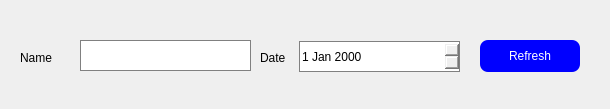
       <widget class="QWidget" name="Visitor_Dash_2">
        <widget class="QWidget" name="widget_7" native="true">
         <property name="geometry">
          <rect>
           <x>0</x>
           <y>20</y>
           <width>601</width>
           <height>80</height>
          </rect>
         </property>
         <widget class="QLineEdit" name="lineEdit_21">
          <property name="geometry">
           <rect>
            <x>80</x>
            <y>20</y>
            <width>171</width>
            <height>31</height>
           </rect>
          </property>
          <property name="styleSheet">
           <string notr="true">border: 1px solid grey;</string>
          </property>
         </widget>
         <widget class="QDateEdit" name="dateEdit_5">
          <property name="geometry">
           <rect>
            <x>299</x>
            <y>21</y>
            <width>161</width>
            <height>31</height>
           </rect>
          </property>
          <property name="styleSheet">
           <string notr="true">border: 1px solid grey;</string>
          </property>
         </widget>
         <widget class="QLabel" name="label_34">
          <property name="geometry">
           <rect>
            <x>20</x>
            <y>30</y>
            <width>58</width>
            <height>16</height>
           </rect>
          </property>
          <property name="text">
           <string>Name</string>
          </property>
         </widget>
         <widget class="QLabel" name="label_35">
          <property name="geometry">
           <rect>
            <x>260</x>
            <y>30</y>
            <width>31</width>
            <height>16</height>
           </rect>
          </property>
          <property name="text">
           <string>Date</string>
          </property>
         </widget>
         <widget class="QPushButton" name="pushButton_16">
          <property name="geometry">
           <rect>
            <x>480</x>
            <y>20</y>
            <width>100</width>
            <height>32</height>
           </rect>
          </property>
          <property name="styleSheet">
           <string notr="true">QPushButton{
text-align: center;
height: 30px;
width: 50px;
padding: 5px;
background: blue;
color: white;
border-radius: 8px;
}</string>
          </property>
          <property name="text">
           <string>Refresh</string>
          </property>
         </widget>
        </widget>
       </widget>
